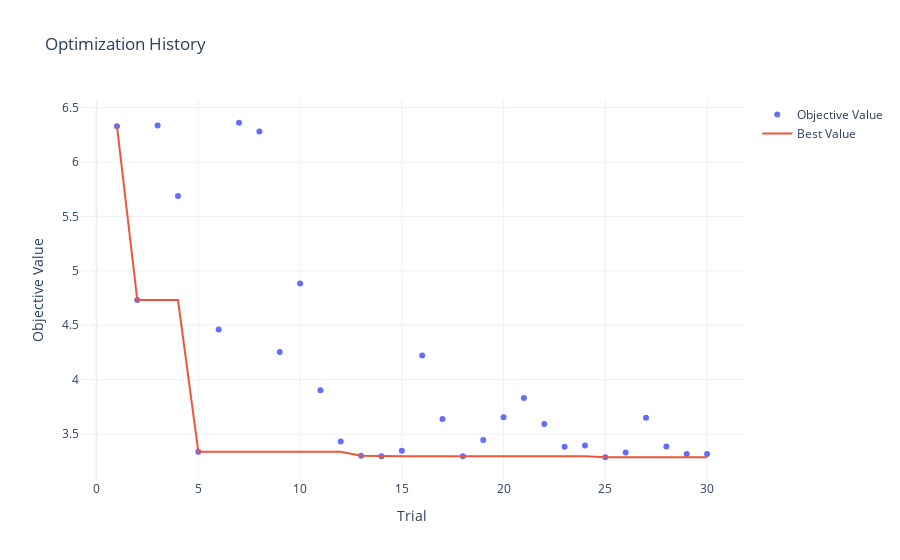

Write notebook code for a chart like this one.
### Code cell
if notebook_config['hyperopt'] & ('lgb' in notebook_config['model']):
    print('lightgbm的优化历史')
    study_lgb = optuna.create_study(study_name='study_lgb_3', direction='minimize', storage=storage_url, load_if_exists=True)
    plot_optimization_history(study_lgb)
    history_value(study_lgb)

### Figure 1 — Plotly figure (JSON) as saved in the notebook; plotly's stock layout.template omitted (floating-point values rounded to 4 significant figures)
{"data": [{"mode": "markers", "name": "Objective Value", "type": "scatter", "x": [1, 2, 3, 4, 5, 6, 7, 8, 9, 10, 11, 12, 13, 14, 15, 16, 17, 18, 19, 20, 21, 22, 23, 24, 25, 26, 27, 28, 29, 30], "y": [6.33, 4.731, 6.337, 5.688, 3.337, 4.46, 6.361, 6.281, 4.255, 4.884, 3.902, 3.432, 3.3, 3.295, 3.347, 4.221, 3.638, 3.296, 3.444, 3.653, 3.831, 3.591, 3.382, 3.394, 3.286, 3.329, 3.65, 3.386, 3.317, 3.315]}, {"mode": "lines", "name": "Best Value", "type": "scatter", "x": [0, 1, 2, 3, 4, 5, 6, 7, 8, 9, 10, 11, 12, 13, 14, 15, 16, 17, 18, 19, 20, 21, 22, 23, 24, 25, 26, 27, 28, 29, 30], "y": [null, 6.33, 4.731, 4.731, 4.731, 3.337, 3.337, 3.337, 3.337, 3.337, 3.337, 3.337, 3.337, 3.3, 3.295, 3.295, 3.295, 3.295, 3.295, 3.295, 3.295, 3.295, 3.295, 3.295, 3.295, 3.286, 3.286, 3.286, 3.286, 3.286, 3.286]}, {"marker": {"color": "#cccccc"}, "mode": "markers", "name": "Infeasible Trial", "showlegend": false, "type": "scatter", "x": [], "y": []}], "layout": {"title": {"text": "Optimization History"}, "xaxis": {"title": {"text": "Trial"}}, "yaxis": {"title": {"text": "Objective Value"}}}}
